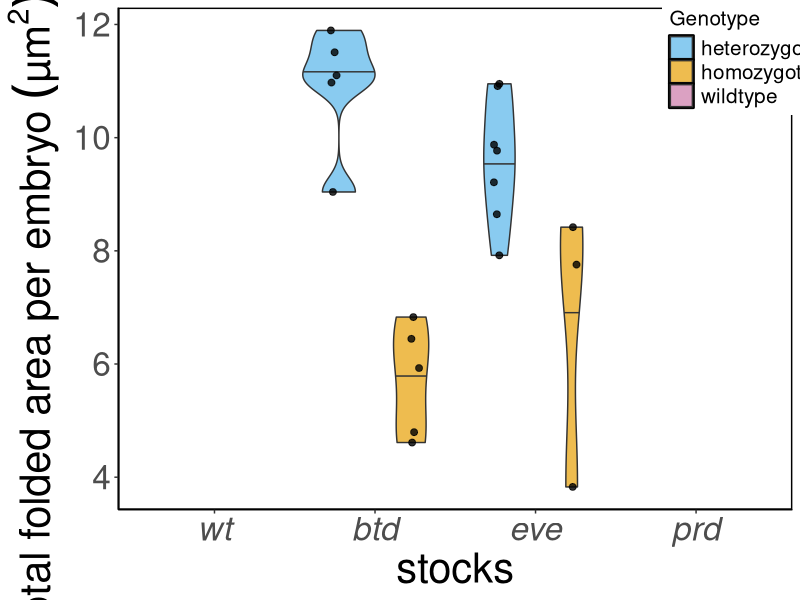
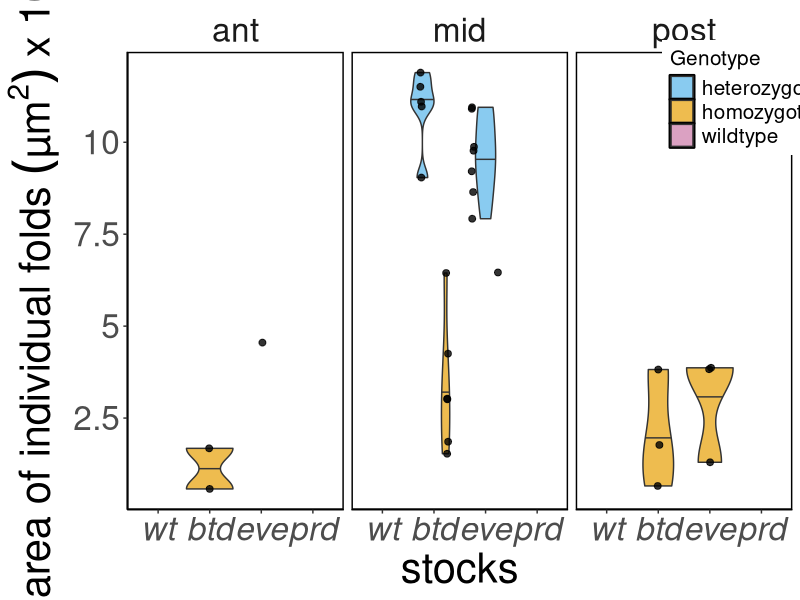
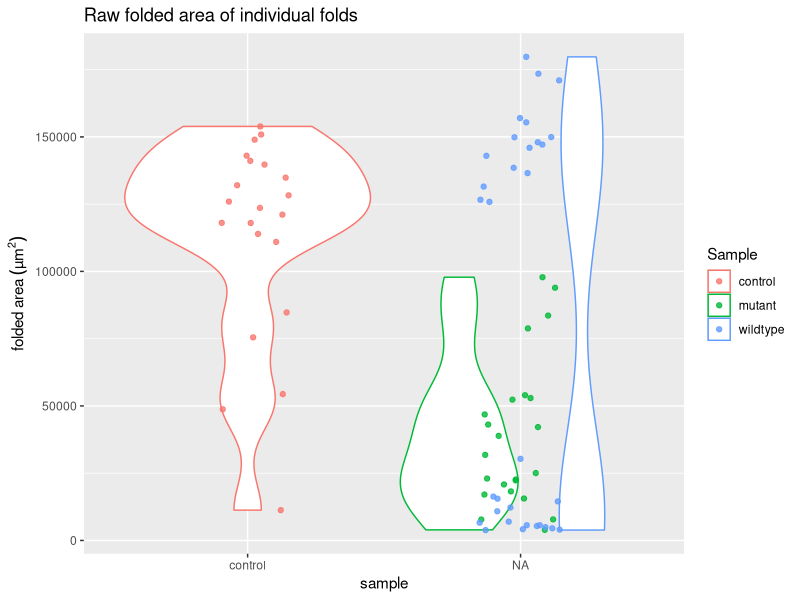
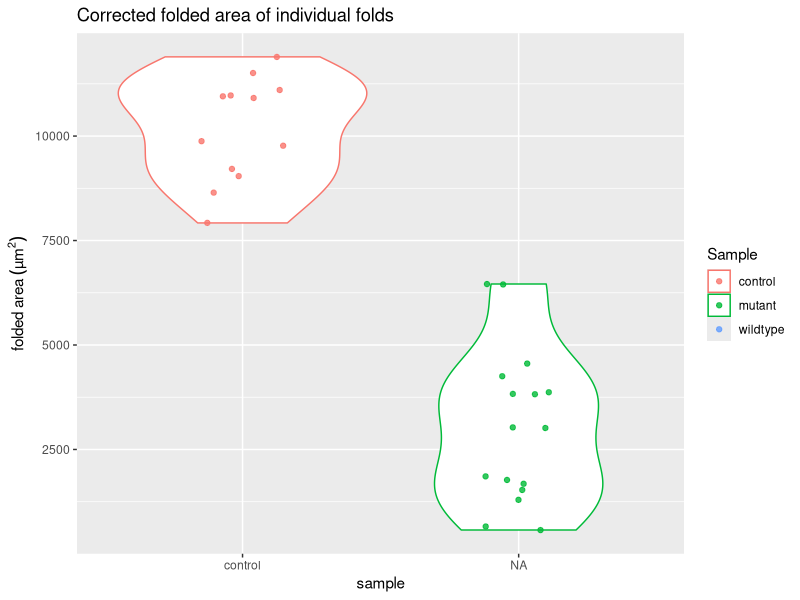
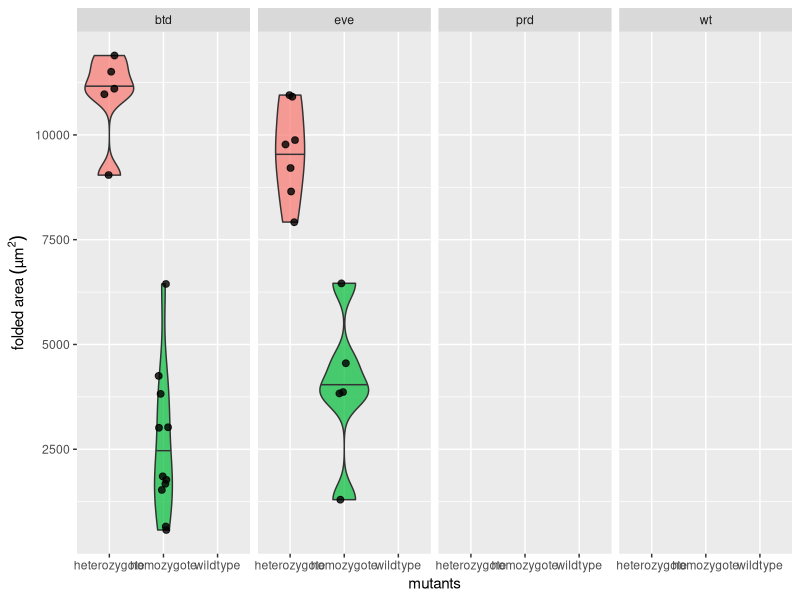
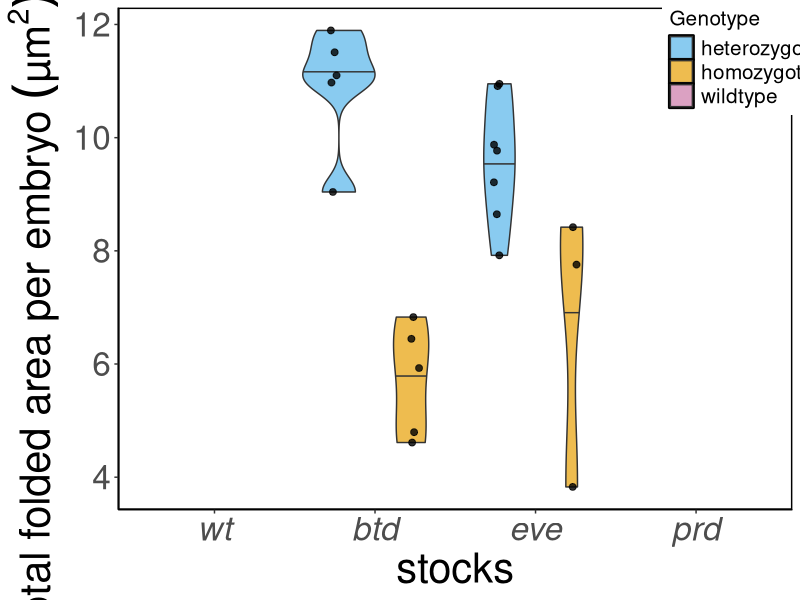
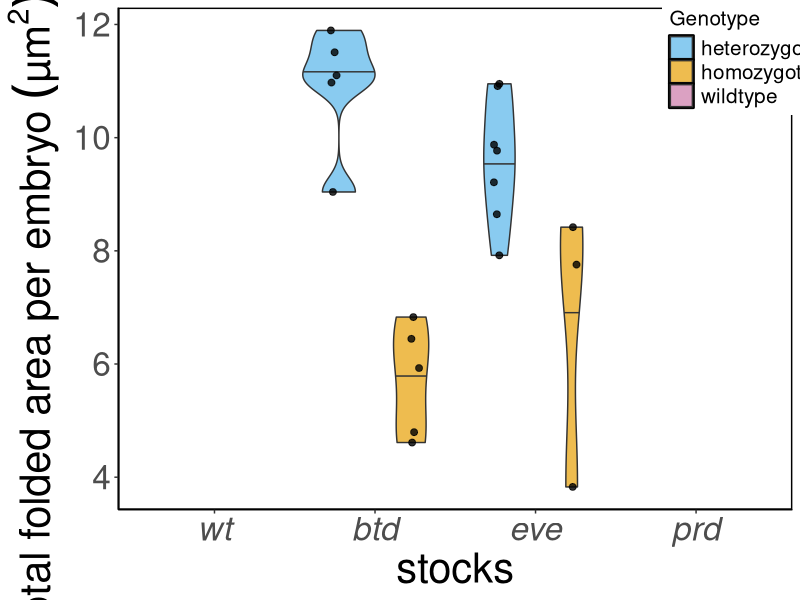
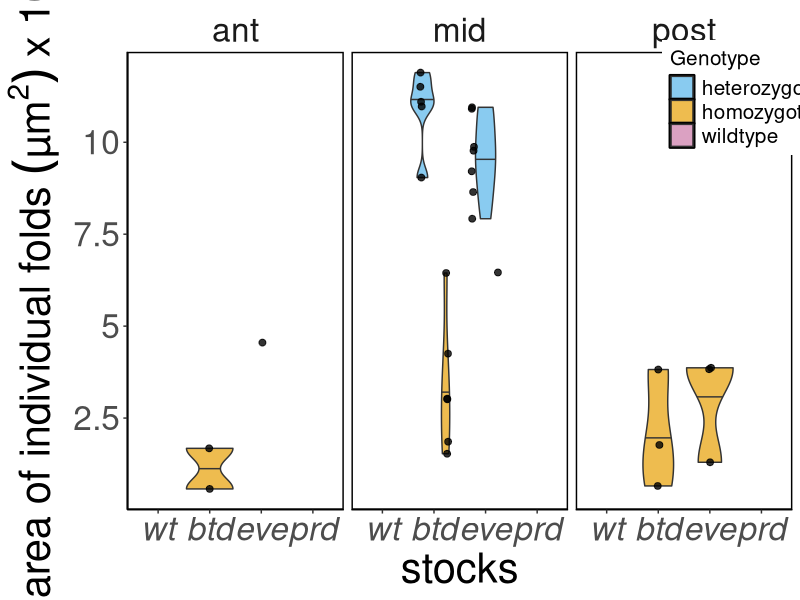

Generate these figures, in order, with R: (Note: this script raises an error after producing the figures.)
## ---- chunk 1
knitr::opts_chunk$set(echo = TRUE, tidy = TRUE, cache = FALSE)
knitr::opts_knit$set(root.dir = "~/Dropbox/Projects/Cephalic_furrow/7-Paper/1-analyses/folded-area")
# Load ggplot
library(ggplot2)
## ---- chunk 2
# Load raw ROI measurements from ImageJ
results <- read.delim("results.txt")

# Remove slice number from the labels
results$Label <- gsub(":1", "", results$Label)

# Split label at "_s" to get the embryo name. sapply gets all first elements of the split.
results$Embryo <- sapply(strsplit(results$Label, "_s"), "[", 1)

# Remove "_CARE" from embryo name
results$Embryo <- gsub("_CARE", "", results$Embryo)

# Add columns with sample information (needs manual update for new ROIs)
#results$Stock <- substring(results$Label, 1, 3)

# Load sample info and merge with results
samples <- read.delim("samples.csv", sep = ",")
results <- merge(results, samples, by = "Label", all.x = TRUE)

# Load corrected area measurements for cartographic projections
corrected <- read.delim("corrected_results.txt", sep = "")
colnames(corrected) <- c("Label", "AreaCorr")

# Merge corrected area to results
results <- merge(results, corrected, by = "Label", all.x = TRUE)

# Sum total folded area
area <- aggregate(results$Area, list(results$Embryo), sum)
colnames(area) <- c("Embryo", "Area")

# Sum total folded area corrected
areacorr <- aggregate(results$AreaCorr, list(results$Embryo), sum)
colnames(areacorr) <- c("Embryo", "AreaCorr")

# Count number of folds
nfold <- data.frame(table(results$Embryo))
colnames(nfold) <- c("Embryo", "Folds")

# Get sample information
embryos <- unique(results[, c("Embryo", "Stock", "Sample", "Genotype")])

# Merge datasets
total <- merge(area, areacorr, by = "Embryo", all.x = TRUE)
total <- merge(total, nfold, by = "Embryo", all.x = TRUE)
total <- merge(total, embryos, by = "Embryo", all.x = TRUE)
## ---- chunk 3
# Print btd embryos
sprintf("btd: embryos=%s (het=%s, hom=%s), folds=%s (het=%s, hom=%s)",
        length(embryos[embryos$Stock == "btd",]$Embryo), # total embryos
        length(embryos[embryos$Genotype == "heterozygote" & embryos$Stock == "btd",]$Embryo), # het embryos
        length(embryos[embryos$Genotype == "homozygote" & embryos$Stock == "btd",]$Embryo), # hom embryos
        
        length(results[results$Stock == "btd",]$Label), # total folds
        length(results[results$Genotype == "heterozygote" & results$Stock == "btd",]$Label), # het folds
        length(results[results$Genotype == "homozygote" & results$Stock == "btd",]$Label) # het folds
        )

# Print eve embryos
sprintf("eve: embryos=%s (het=%s, hom=%s), folds=%s (het=%s, hom=%s)",
        length(embryos[embryos$Stock == "eve",]$Embryo), # total embryos
        length(embryos[embryos$Genotype == "heterozygote" & embryos$Stock == "eve",]$Embryo), # het embryos
        length(embryos[embryos$Genotype == "homozygote" & embryos$Stock == "eve",]$Embryo), # hom embryos
        
        length(results[results$Stock == "eve",]$Label), # total folds
        length(results[results$Genotype == "heterozygote" & results$Stock == "eve",]$Label), # het folds
        length(results[results$Genotype == "homozygote" & results$Stock == "eve",]$Label) # het folds
        )

# Print prd embryos
sprintf("prd: embryos=%s (het=%s, hom=%s), folds=%s (het=%s, hom=%s)",
        length(embryos[embryos$Stock == "prd",]$Embryo), # total embryos
        length(embryos[embryos$Genotype == "heterozygote" & embryos$Stock == "prd",]$Embryo), # het embryos
        length(embryos[embryos$Genotype == "homozygote" & embryos$Stock == "prd",]$Embryo), # hom embryos
        
        length(results[results$Stock == "prd",]$Label), # total folds
        length(results[results$Genotype == "heterozygote" & results$Stock == "prd",]$Label), # het folds
        length(results[results$Genotype == "homozygote" & results$Stock == "prd",]$Label) # het folds
        )

# Print wt embryos
sprintf(" wt: embryos=%s, folds=%s, ant=%s, mid=%s, post=%s",
        length(embryos[embryos$Stock == "wt",]$Embryo), # total embryos
        length(results[results$Stock == "wt",]$Label), # total folds
        length(results[results$Stock == "wt" & results$Position == "ant",]$Label), # anterior folds
        length(results[results$Stock == "wt" & results$Position == "mid",]$Label), # middle folds
        length(results[results$Stock == "wt" & results$Position == "post",]$Label) # posterior folds
        )
## ---- chunk 4
ggplot(total, aes(factor(Stock, level = c("wt", "btd", "eve", "prd")), AreaCorr, fill = Genotype)) +
  geom_violin(draw_quantiles = c("0.5"), show.legend = TRUE, trim = TRUE, alpha = 0.7, scale = "area", adjust = 1) +
  geom_point(alpha = 0.8, size = 2, show.legend = FALSE, position = position_jitterdodge(dodge.width = 1, jitter.width = 0.05)) +
  scale_y_continuous(labels = function(x) x / 1000) +
  labs(x = "stocks", y = expression(paste("total folded area per embryo ", (µm^2)~x~10^3))) +
  scale_fill_manual(values=c("#56b4e9", "#e69f03", "#cc79a7")) +
  theme_classic() +
  theme(text =  element_text(size = 30),
        strip.background = element_blank(),
        panel.background = element_rect(colour = "black", size=1),
        axis.text.x = element_text(face = "italic"),
        legend.position = c(0.93,0.9),
        legend.text = element_text(size = 15),
        legend.title = element_text(size = 15),
        )
ggsave("4-plots/total-area-per-embryo.png", width = 15, height = 9)
ggsave("4-plots/total-area-per-embryo.svg", width = 15, height = 9)

## ---- chunk 5
ggplot(results, aes(factor(Stock, level = c("wt", "btd", "eve", "prd")), AreaCorr, fill = Genotype)) +
  geom_violin(draw_quantiles = c("0.5"), show.legend = TRUE, trim = TRUE, alpha = 0.7, scale = "area", adjust = 1) +
  geom_point(alpha = 0.8, size = 2, show.legend = FALSE, position = position_jitterdodge(dodge.width = 1, jitter.width = 0.05)) +
  scale_y_continuous(labels = function(x) x / 1000) +
  labs(x = "stocks", y = expression(paste("area of individual folds ", (µm^2)~x~10^3))) +
  scale_fill_manual(values=c("#56b4e9", "#e69f03", "#cc79a7")) +
  facet_grid(~Position) +
  theme_classic() +
  theme(text = element_text(size = 30),
        strip.background = element_blank(),
        panel.background = element_rect(colour = "black", size=1),
        axis.text.x = element_text(face = "italic"),
        legend.position = c(0.93,0.9),
        legend.text = element_text(size = 15),
        legend.title = element_text(size = 15),
        )
ggsave("4-plots/area-individual-folds.png", width = 15, height = 8)
ggsave("4-plots/area-individual-folds.svg", width = 15, height = 8)
## ---- chunk 6
# Plot raw area of individual folds
ggplot(results, aes(factor(Sample, level = c("control", "btd", "eve", "prd")), Area, colour = Sample)) +
  geom_violin() + geom_jitter(alpha = 0.8, width = 0.15) +
  labs(title = "Raw folded area of individual folds", x = "sample", y = expression(paste("folded area ", (µm^2))))
ggsave("4-plots/area_raw_folds.png")

# Plot corrected area of individual folds
ggplot(results, aes(factor(Sample, level = c("control", "btd", "eve", "prd")), AreaCorr, colour = Sample)) +
  geom_violin() + geom_jitter(alpha = 0.8, width = 0.15) +
  labs(title = "Corrected folded area of individual folds", x = "sample", y = expression(paste("folded area ", (µm^2))))
ggsave("4-plots/area_corrected_folds.png")

# Plot corrected area of individual folds
ggplot(results, aes(Genotype, AreaCorr, fill = Genotype)) +
  geom_violin(draw_quantiles = c("0.5"), show.legend = FALSE, alpha = 0.7) +
  geom_jitter(alpha = 0.8, width = 0.1, size = 2, show.legend = FALSE) +
  labs(x = "mutants", y = expression(paste("folded area ", (µm^2)))) +
  facet_grid(~Stock) 
  facet_grid(~Stock, strip.position = "top") 
  scale_color_manual(values=c("#56b4e9", "#e69f03")) +
  scale_fill_manual(values=c("#56b4e9", "#e69f03")) +
  theme_classic() +
  theme(text =  element_text(size = 25),
        strip.background = element_blank(),
        strip.placement = "outside",
        strip.text.x = element_text(face = "italic"),
        panel.background = element_rect(colour = "black", size=1))
ggsave("4-plots/area_corrected_folds_facet.png", width = 14, height = 5)
ggsave("4-plots/area_corrected_folds_facet.svg", width = 14, height = 5)

# Plot raw area of individual folds
ggplot(total, aes(factor(Sample, level = c("control", "btd", "eve", "prd")), Area, colour = Sample)) +
  geom_violin() + geom_jitter(alpha = 0.8, width = 0.15) +
  labs(title = "Raw folded area per embryo", x = "sample", y = expression(paste("folded area ", (µm^2))))
ggsave("4-plots/area_raw_embryos.png")

# Plot corrected area of individual folds
ggplot(total, aes(factor(Sample, level = c("control", "btd", "eve", "prd")), AreaCorr, colour = Sample)) +
  geom_violin() + geom_jitter(alpha = 0.8, width = 0.15) +
  labs(title = "Corrected folded area of individual folds", x = "sample", y = expression(paste("folded area ", (µm^2))))
ggsave("4-plots/area_corrected_embryos.png")

# Plot corrected area of individual folds
ggplot(total, aes(Genotype, AreaCorr, fill = Genotype)) +
  geom_violin(draw_quantiles = c("0.5"), show.legend = FALSE, alpha = 0.7) +
  geom_jitter(alpha = 0.8, width = 0.1, size = 2, show.legend = FALSE) +
  labs(x = "mutants", y = expression(paste("folded area ", (µm^2)))) +
  facet_wrap(~Stock, strip.position = "top") +
  scale_color_manual(values=c("#56b4e9", "#e69f03")) +
  scale_fill_manual(values=c("#56b4e9", "#e69f03")) +
  theme_classic() +
  theme(text =  element_text(size = 25),
        strip.background = element_blank(),
        strip.placement = "outside",
        strip.text.x = element_text(face = "italic"),
        panel.background = element_rect(colour = "black", size=1))
ggsave("4-plots/area_corrected_embryos_facet.png", width = 14, height = 5)
ggsave("4-plots/area_corrected_embryos_facet.svg", width = 14, height = 5)

# Plot correlation between raw area and number of folds
ggplot(total, aes(Folds, Area, colour = Sample)) + geom_point()
ggsave("4-plots/area_raw_by_nfolds.png")
# Plot correlation between corrected area and number of folds
ggplot(results, aes(Perim., AreaCorr, colour = Stock)) + geom_point()
ggsave("4-plots/area_corrected_by_nfolds.png")

## ---- chunk 7
# Subset results
results_btdeve <- results[results$Stock != "prd",]
total_btdeve <- total[total$Stock != "prd",]

# Plot raw area of individual folds
ggplot(results_btdeve, aes(factor(Sample, level = c("control", "btd", "eve")), Area, colour = Sample)) +
  geom_violin() + geom_jitter(alpha = 0.8, width = 0.15) +
  labs(title = "Raw folded area of individual folds", x = "sample", y = expression(paste("folded area ", (µm^2))))
ggsave("4-plots/btdeve_area_raw_folds.png")

# Plot corrected area of individual folds
ggplot(results_btdeve, aes(factor(Sample, level = c("control", "btd", "eve")), AreaCorr, colour = Sample)) +
  geom_violin() + geom_jitter(alpha = 0.8, width = 0.15) +
  labs(title = "Corrected folded area of individual folds", x = "sample", y = expression(paste("folded area ", (µm^2))))
ggsave("4-plots/btdeve_area_corrected_folds.png")

# Plot corrected area of individual folds
ggplot(results_btdeve, aes(Genotype, AreaCorr, fill = Genotype)) +
  geom_violin(draw_quantiles = c("0.5"), show.legend = FALSE, alpha = 0.7) +
  geom_jitter(alpha = 0.8, width = 0.1, size = 2, show.legend = FALSE) +
  labs(x = "mutants", y = expression(paste("folded area ", (µm^2*10^3)))) +
  facet_wrap(~Stock, strip.position = "top") +
  scale_color_manual(values=c("#56b4e9", "#e69f03")) +
  scale_fill_manual(values=c("#56b4e9", "#e69f03")) +
  scale_y_continuous(labels = function(x) x/1000) +
  theme_classic() +
  theme(text =  element_text(size = 30),
        strip.background = element_blank(),
        strip.placement = "outside",
        strip.text.x = element_text(face = "italic"),
        panel.background = element_rect(colour = "black", size=1))
ggsave("4-plots/btdeve_area_corrected_folds_facet.png", width = 12, height = 6)
ggsave("4-plots/btdeve_area_corrected_folds_facet.svg", width = 12, height = 6)

# Plot raw area of folding per embryo
ggplot(total_btdeve, aes(factor(Sample, level = c("control", "btd", "eve")), Area, colour = Sample)) +
  geom_violin() + geom_jitter(alpha = 0.8, width = 0.15) +
  labs(title = "Raw folded area per embryo", x = "sample", y = expression(paste("folded area ", (µm^2))))
ggsave("4-plots/btdeve_area_raw_embryos.png")

# Plot corrected area of folding per embryo
ggplot(total_btdeve, aes(factor(Sample, level = c("control", "btd", "eve")), AreaCorr, colour = Sample)) +
  geom_violin() + geom_jitter(alpha = 0.8, width = 0.15) +
  labs(title = "Corrected folded area of individual folds", x = "sample", y = expression(paste("folded area ", (µm^2))))
ggsave("4-plots/btdeve_area_corrected_embryos.png")

# Plot corrected area of folding per embryo
ggplot(total_btdeve, aes(Genotype, AreaCorr, fill = Genotype)) +
  geom_violin(draw_quantiles = c("0.5"), show.legend = FALSE, alpha = 0.7) +
  geom_jitter(alpha = 0.8, width = 0.1, size = 2, show.legend = FALSE) +
  labs(x = "mutants", y = expression(paste("folded area ", (µm^2*10^3)))) +
  facet_wrap(~Stock, strip.position = "top") +
  scale_color_manual(values=c("#56b4e9", "#e69f03")) +
  scale_fill_manual(values=c("#56b4e9", "#e69f03")) +
  scale_y_continuous(labels = function(x) x/1000) +
  theme_classic() +
  theme(text =  element_text(size = 30),
        strip.background = element_blank(),
        strip.placement = "outside",
        strip.text.x = element_text(face = "italic"),
        panel.background = element_rect(colour = "black", size=1))
ggsave("4-plots/btdeve_area_corrected_embryos_facet.png", width = 12, height = 6)
ggsave("4-plots/btdeve_area_corrected_embryos_facet.svg", width = 12, height = 6)

# Plot correlation between raw area and number of folds
ggplot(total_btdeve, aes(Folds, Area, colour = Sample)) + geom_point()
ggsave("4-plots/btdeve_area_raw_by_nfolds.png")

# Plot correlation between corrected area and number of folds
ggplot(total_btdeve, aes(Folds, AreaCorr, colour = Sample)) + geom_point()
ggsave("4-plots/btdeve_area_corrected_by_nfolds.png")
